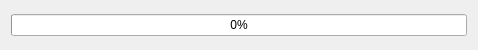
<?xml version="1.0" encoding="UTF-8"?>
<ui version="4.0">
 <class>DlgProgress_qt</class>
 <widget class="QWidget" name="DlgProgress_qt">
  <property name="geometry">
   <rect>
    <x>0</x>
    <y>0</y>
    <width>478</width>
    <height>50</height>
   </rect>
  </property>
  <property name="windowTitle">
   <string>DlgProgress_qt</string>
  </property>
  <layout class="QHBoxLayout" name="horizontalLayout">
   <item>
    <widget class="QProgressBar" name="progressBar">
     <property name="maximum">
      <number>30</number>
     </property>
     <property name="value">
      <number>0</number>
     </property>
    </widget>
   </item>
  </layout>
 </widget>
 <layoutdefault spacing="6" margin="11"/>
 <resources/>
 <connections/>
</ui>
